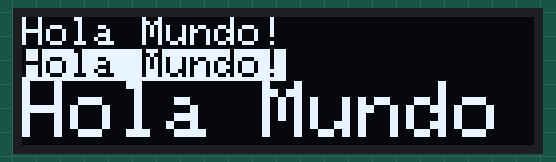
Simulated run of this sketch. Board: Arduino Uno, built with avr-gcc and run on an emulated ATmega328P. Parts: 128×32 one-colour display. The display library's start-up logo is not drawn.

Above: at 4.1 s.

The sketch:

oledPrueba.ino
```cpp
#include <SPI.h>
#include <Wire.h>
#include <Adafruit_GFX.h>
#include <Adafruit_SSD1306.h>

#define SCREEN_WIDTH 128 // OLED display width, in pixels
#define SCREEN_HEIGHT 32 // OLED display height, in pixels

#define OLED_RESET     -1 // Reset pin # (or -1 if sharing Arduino reset pin)
#define SCREEN_ADDRESS 0x3C ///< See datasheet for Address; 0x3D for 128x64, 0x3C for 128x32
Adafruit_SSD1306 display(SCREEN_WIDTH, SCREEN_HEIGHT, &Wire, OLED_RESET);

void setup() {
  Serial.begin(9600);
  // Comprbamos que la pantalla funciona correctamente
  if(!display.begin(SSD1306_SWITCHCAPVCC, SCREEN_ADDRESS)) {
    Serial.println(F("SSD1306 allocation failed"));
    for(;;);
  }
  // Iniciamos la librería
  //se inicia con el logo de Adafruit
  display.display();
  delay(2000); // Pausa de 2 segundos

  // Limpiamos la pantalla
  display.clearDisplay();

  delay(2000);

}

void loop() {
  display.clearDisplay();

  display.setTextSize(1);  // tamaño de letra 1
  display.setTextColor(SSD1306_WHITE);// Texto en blanco
  display.setCursor(0,0);             // Empieza a escribir arriba a la izquierda
  display.println(F("Hola Mundo!"));

  display.setTextColor(SSD1306_BLACK, SSD1306_WHITE); // Fondo blanco y texto negro
  display.println("Hola Mundo!");

  display.setTextSize(2);             //Tamaño de letra 2
  display.setTextColor(SSD1306_WHITE);//Texto en blanco
  display.println("Hola Mundo!");

  display.display();
  delay(2000);
}
```
